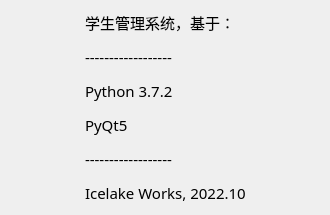
<?xml version="1.0" encoding="UTF-8"?>
<ui version="4.0">
 <class>Dialog_About</class>
 <widget class="QDialog" name="Dialog_About">
  <property name="geometry">
   <rect>
    <x>0</x>
    <y>0</y>
    <width>330</width>
    <height>182</height>
   </rect>
  </property>
  <property name="sizePolicy">
   <sizepolicy hsizetype="Preferred" vsizetype="Preferred">
    <horstretch>0</horstretch>
    <verstretch>0</verstretch>
   </sizepolicy>
  </property>
  <property name="font">
   <font>
    <family>等线</family>
    <pointsize>11</pointsize>
   </font>
  </property>
  <property name="windowTitle">
   <string>关于</string>
  </property>
  <layout class="QHBoxLayout" name="horizontalLayout">
   <item>
    <spacer name="horizontalSpacer">
     <property name="orientation">
      <enum>Qt::Horizontal</enum>
     </property>
     <property name="sizeHint" stdset="0">
      <size>
       <width>40</width>
       <height>20</height>
      </size>
     </property>
    </spacer>
   </item>
   <item>
    <widget class="QLabel" name="label">
     <property name="font">
      <font>
       <family>微软雅黑</family>
      </font>
     </property>
     <property name="text">
      <string>&lt;html&gt;&lt;head/&gt;&lt;body&gt;&lt;p&gt;学生管理系统，基于：&lt;/p&gt;&lt;p&gt;------------------&lt;/p&gt;&lt;p&gt;Python 3.7.2&lt;/p&gt;&lt;p&gt;PyQt5&lt;/p&gt;&lt;p&gt;------------------&lt;/p&gt;&lt;p&gt;Icelake Works, 2022.10&lt;/p&gt;&lt;/body&gt;&lt;/html&gt;</string>
     </property>
    </widget>
   </item>
   <item>
    <spacer name="horizontalSpacer_2">
     <property name="orientation">
      <enum>Qt::Horizontal</enum>
     </property>
     <property name="sizeHint" stdset="0">
      <size>
       <width>40</width>
       <height>20</height>
      </size>
     </property>
    </spacer>
   </item>
  </layout>
 </widget>
 <resources/>
 <connections/>
</ui>
